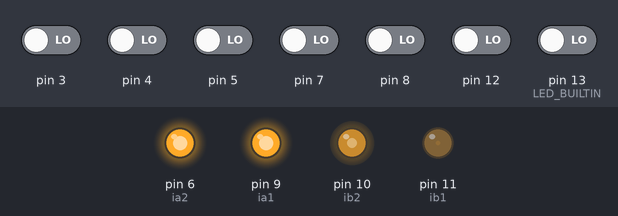
This sketch was run on a simulated Arduino Uno, built with avr-gcc and run on an emulated ATmega328P. Shown: output pins drawn as LEDs (lit = HIGH). Inputs (shaded band) come from the test bench; at power-on: pin 3–5, pin 7, pin 8, pin 12, pin 13 (LED_BUILTIN) LOW. What the sketch prints to the serial monitor is not drawn.

Above: at 9.2 s.
9.3 s: pin 3 driven HIGH
At 9.9 s:
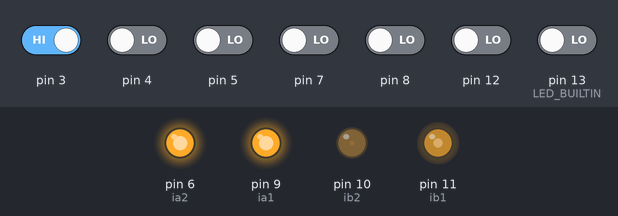
10.8 s: pin 4 driven HIGH
At 12.0 s:
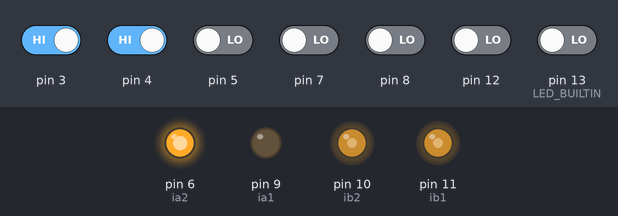
12.3 s: pin 3 driven LOW and pin 5 driven HIGH
At 12.4 s:
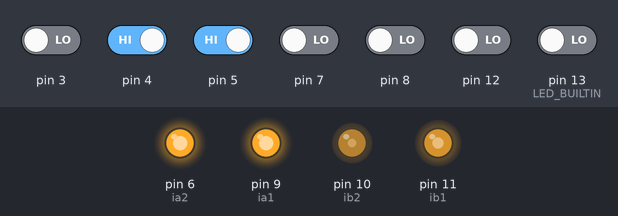
14.0 s: pin 5 driven LOW
At 14.7 s:
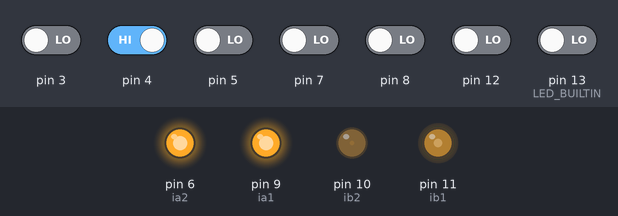
15.5 s: pin 7 driven HIGH
At 15.8 s:
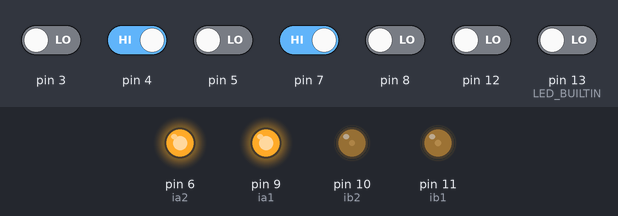
17.0 s: pin 12 driven HIGH
At 18.1 s:
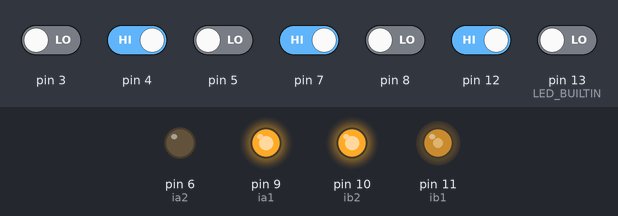
Timing chart, 0 to 19.5 s (numbered marks = the images above; inputs shaded):
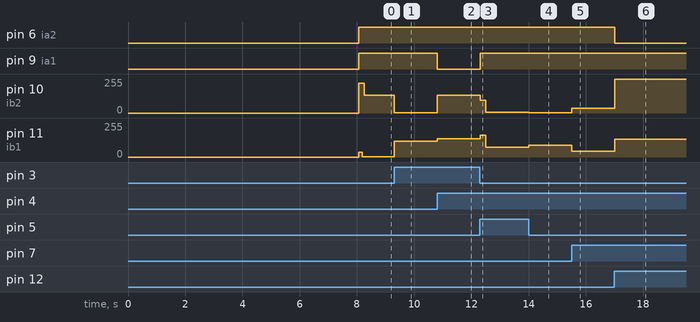

Measured:
- after the input at 9.3 s, pin 10 (ib2): 134/255 → 1/255 at once; pin 11 (ib1): 1/255 → 117/255 at once
- after the input at 10.8 s, pin 9 (ia1): HIGH → LOW at once; pin 10 (ib2): 1/255 → 135/255 at once; pin 11 (ib1): 117/255 → 136/255 at once
- after the input at 12.3 s, pin 9 (ia1): LOW → HIGH at once; pin 10 (ib2): 135/255 → 96/255 at once, → 6/255 0.20 s later; pin 11 (ib1): 136/255 → 164/255 at once, → 74/255 0.20 s later
- after the input at 14.0 s, pin 10 (ib2): 6/255 → 1/255 at once; pin 11 (ib1): 74/255 → 88/255 at once
- after the input at 15.5 s, pin 10 (ib2): 1/255 → 35/255 at once; pin 11 (ib1): 88/255 → 45/255 at once
- after the input at 17.0 s, pin 6 (ia2): HIGH → LOW at once; pin 10 (ib2): 35/255 → 255/255 at once; pin 11 (ib1): 45/255 → 135/255 at once

The sketch:

QTRSensors_line_follower_lineboost.ino
```cpp
#include <QTRSensors.h>

QTRSensors qtr;

const uint8_t SensorCount = 7;
uint16_t sensorValues[SensorCount];


int mod = 3;
int ib1 = 11;
int ib2 = 10;
int viteza_stanga = -50;
int ia1 = 9;
int ia2 = 6;
float cx = 0;
int viteza_curenta_stanga = 0;
int viteza_curenta_dreapta = 0;
int boost = 0;
int vs_pid = 0;
int vd_pid = 0;
int cf_bun = 0;
int cf_calculat = 0;
int j = 0;
int j1 = 0;
float KP = 0.2;
float KD = 2;
int M1 = 20;
int M2 = 20;
float a = 0.1;
int b = 5;
float cxp = 0; //precedent lui cx
float S0 = 0;
float S1 = 0;
float S2 = 0;
float S3 = 0;
int index_viteza = 0;
float S4 = 0;
float S5 = 0;
float S6 = 0;


int cf_corecte[40] = {};


void setup()
{
  // configure the sensors

  qtr.setTypeRC();
  qtr.setSensorPins((const uint8_t[]){ 12 ,8, 7,13, 5, 4, 3}, SensorCount);

  pinMode(ia1, OUTPUT);
  pinMode(ib1, OUTPUT);
  pinMode(ia2, OUTPUT);
  pinMode(ib2, OUTPUT);
  qtr.setEmitterPin(2);

  delay(500);
  pinMode(LED_BUILTIN, OUTPUT);
  digitalWrite(LED_BUILTIN, HIGH); // turn on Arduino's LED to indicate we are in calibration mode

  // analogRead() takes about 0.1 ms on an AVR.
  // 0.1 ms per sensor * 4 samples per sensor read (default) * 6 sensors
  // * 10 reads per calibrate() call = ~24 ms per calibrate() call.
  // Call calibrate() 400 times to make calibration take about 10 seconds.
  qtr.emittersOn();
  for (int i = 0; i < 250; i++)
  {
    qtr.calibrate();
    delay(5);
  }
  digitalWrite(LED_BUILTIN, LOW); // turn off Arduino's LED to indicate we are through with calibration

  // print the calibration minimum values measured when emitters were on
  Serial.begin(115200);
  for (uint8_t i = 0; i < SensorCount; i++)
  {
    Serial.print(qtr.calibrationOn.minimum[i]);
    Serial.print(' ');
  }
  Serial.println();

  // print the calibration maximum values measured when emitters were on
  for (uint8_t i = 0; i < SensorCount; i++)
  {
    Serial.print(qtr.calibrationOn.maximum[i]);
    Serial.print(' ');
  }
  Serial.println();
  Serial.println();
  delay(50);

  /*
  for (int i=0;i<255;i++){
      dreapta(i);
      stanga(i);
      delay(100);
  }

  for (int i=0;i>-255;i--){
      dreapta(i);
      stanga(i);
      delay(100);
  }

  */
  dreapta(0);
  stanga(0);

}


void dreapta(int viteza)
{
   if(viteza > 0)
   {
     digitalWrite(ia1, HIGH);
     analogWrite(ib1, 255-viteza);
   }
   if(viteza < 0)
   {
     digitalWrite(ia1, LOW);
     analogWrite(ib1, viteza);
   }
   //Serial.print("viteza_d = ");
   //Serial.println(viteza);
}

void stanga(int viteza)
{

   if(viteza > 0)
   {
     digitalWrite(ia2, HIGH);
     analogWrite(ib2, 255-viteza);
   }
   if(viteza < 0)
   {
     digitalWrite(ia2, LOW);
     analogWrite(ib2, (viteza));
   }
   //Serial.print("viteza_d = ");
   //Serial.println(viteza);
}


int lastError = 0;

void loop()
{
   //if (1==1) return;

   int position = qtr.readLineBlack(sensorValues);
   int error = position - 3300;
   cf_calculat = KP*error+KD*(error-lastError);
   lastError = error;

   cf_calculat /= 7;
   /*
   Serial.print(" S0 = ");Serial.print(sensorValues[0]);
   Serial.print(" S1 = ");Serial.print(sensorValues[1]);
   Serial.print(" S2 = ");Serial.print(sensorValues[2]);
   Serial.print(" S3 = ");Serial.print(sensorValues[3]);
   Serial.print(" S4 = ");Serial.print(sensorValues[4]);
   Serial.print(" S5 = ");Serial.print(sensorValues[5]);
   Serial.print(" S6 = ");Serial.print(sensorValues[6]);Serial.println();
   */
   /*
   if(sensorValues[0] >= 900 && sensorValues[1] >= 900 && mod != 2 && sensorValues[2] >= 900)
   {
      mod = 2; // dreapta
   }
   else if(sensorValues[4] >= 900 && sensorValues[5] >= 900 && mod != 1 && sensorValues[6] >= 900)
   {
      mod = 1; //stanga
   }
   else if ((sensorValues[2] >= 800 || sensorValues[3] >= 800) && sensorValues[0]<=200 && sensorValues[6]<=200)
   {
      mod = 3; //PID
   }
   */


    if (sensorValues[5] >= 150 && sensorValues[6] >= 150 /*sensorValues[5] >= 900  && sensorValues[6] >= 600 && sensorValues[4] >= 400*/ && mod != 2 ) mod=1;
    else if (sensorValues[0] >= 400 /*  && sensorValues[1] >= 600 && sensorValues[2] >= 300 */ && mod != 1) mod=2;
    else if ((sensorValues[3] >= 500 || sensorValues[4] >= 700 || sensorValues[2] >= 500) && sensorValues[0]<=350 && sensorValues[6]<=350) mod=3;

   if(mod == 1)
   {
     boost = 0;
     j = 0;
     /*
      if (viteza_curenta_stanga<100){
          viteza_curenta_stanga += 5;
      }else{
          viteza_curenta_stanga = 100;
      }
      if (viteza_curenta_dreapta>-100){
          viteza_curenta_dreapta -= 25;
      }else{
          viteza_curenta_dreapta = -100;
      }
      */
      stanga(120);
      dreapta(0-120);
      //Serial.print(" MOD   1!!!!!!!!!!!!!!!!!!!!!!!!!!!!!!!! = ");
   }
   else if(mod == 2)
   {

      boost = 0;
      j = 0;
       /*
      if (viteza_curenta_stanga>-100) {
          viteza_curenta_stanga -= 25;
      }else{
          viteza_curenta_stanga = -100;
      }

      if (viteza_curenta_dreapta<120){
          viteza_curenta_dreapta += 8;
      }else{
          viteza_curenta_dreapta = 120;
      }*/
      stanga(0-120);
      dreapta(120);
      //Serial.println(" MOD 2!!!!!!!!!!!!!!!!!!!!!!!!!!!!!!!!!!!!!!!! = ");

   }
   else if(mod == 3)
   {

      viteza_curenta_stanga = 125 + cf_calculat + boost;
      viteza_curenta_dreapta = 125 - cf_calculat + boost;
      if( viteza_curenta_stanga > 255) viteza_curenta_stanga = 254;
      if(viteza_curenta_dreapta  > 255) viteza_curenta_dreapta = 254;

      //j1 = 0;
      dreapta(viteza_curenta_dreapta);
      stanga(viteza_curenta_stanga);
      if(j > 30) boost += 2;
      if(boost >= 90) boost = 90;

      //Serial.println(" MOD 3!!!!!!!!!!!!!!!!!!!!!!!!!!!!!!!!!!!!!!!! = ");
      j++;

   }


   /*
   Serial.print(" S0 = ");
   Serial.print(sensorValues[0]);
   Serial.print("  S1 = ");
   Serial.print(sensorValues[1]);
   Serial.print("  S2 = ");
   Serial.print(sensorValues[2]);
   Serial.print("  S3 = ");
   Serial.print(sensorValues[3]);
   Serial.print("  S4 = ");
   Serial.print(sensorValues[4]);
   Serial.print("  S5 = ");
   Serial.print(sensorValues[5]);
   Serial.print("  S6 = ");
   Serial.print(sensorValues[6]);

   Serial.print(" cx = ");
   Serial.print(cx);

   Serial.print(" i = ");
   Serial.print(index_viteza);

   Serial.print(" cf_calculat = ");
   Serial.print(cf_calculat);

   Serial.print(" cx = ");
   Serial.print(cx);
   Serial.print(" cxp = ");
   Serial.print(cxp);
   Serial.print(" position = ");
   Serial.print(position);
   Serial.print(" mod = ");
   Serial.print(mod);

   Serial.println();
   */
    cxp = cx;
 //   delay(500);
 /*
   Serial.print(" cf_calculat = ");
   Serial.print(cf_calculat);
   Serial.print(" vs = ");
   Serial.print(viteza_curenta_stanga);
   Serial.print(" vd = ");
   Serial.print(viteza_curenta_dreapta);
   Serial.print(" position = ");
   Serial.print(position);
   */

}
```
